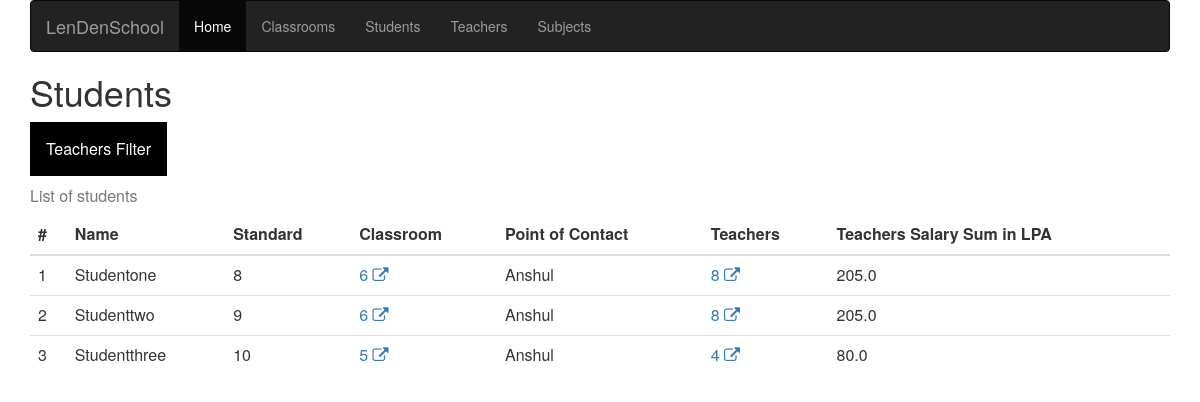
Page /school/students/ on the committed database.
### school/models.py (models this page shows, shortened)
class User(AbstractUser):
    date_of_joining = models.DateField(null=True, blank=True)
    phone_regex = RegexValidator(regex=r'^[6-9]\d{9}$',
        message="Invalid mobile number")
    phone_number = models.CharField(max_length=10,
        validators=[phone_regex], blank=True, null=True)
    @property
    def full_name(self):
        if self.last_name:
            return self.first_name + ' ' + self.last_name
        return self.first_name

class Student(User):
    roll_number = models.IntegerField(unique=True)
    standard = models.IntegerField(
            validators=[MaxValueValidator(12), MinValueValidator(1)],
            help_text='Between [1, 12]'
        )
    ranking = models.IntegerField()
    point_of_contact = models.ManyToManyField(User,
        related_name='related_students')
    subjects = models.ManyToManyField(Subject,
        related_name='opted_by')
    class Meta:
        verbose_name = 'Student'
        verbose_name_plural = 'Students'
    @property
    def total_relatives(self):
        names = ', '.join(self.point_of_contact.values_list(
            'username', flat=True)
        ) if self.point_of_contact.count() > 0 else 'No Relatives'
        return names.title()
    @property
    def total_teachers(self):
        return Teacher.objects.filter(
                subjects__id__in=self.subjects.values_list('id')
            ).distinct().count()
    @property
    def total_classrooms(self):
        return Classroom.objects.filter(
            subjects__id__in=self.subjects.values_list('id')).distinct().count()
    @property
    def teachers_salary_sum(self):
        salary_sum = Teacher.objects.filter(
            subjects__id__in=self.subjects.values_list('id')
            ).aggregate(models.Sum('salary')).get('salary__sum')
        if salary_sum:
            return salary_sum
        return 0

class User(AbstractUser):
    date_of_joining = models.DateField(null=True, blank=True)
    phone_regex = RegexValidator(regex=r'^[6-9]\d{9}$',
        message="Invalid mobile number")
    phone_number = models.CharField(max_length=10,
        validators=[phone_regex], blank=True, null=True)
    @property
    def full_name(self):
        if self.last_name:
            return self.first_name + ' ' + self.last_name
        return self.first_name

### school/views.py (the view, shortened to what this page needs)
# urls.py: path('students/', StudentListView.as_view(), name='student-list'),
class StudentListView(ListView):
    model = Student
    paginate_by = 7
    template_name = 'student_list.html'
    def get_queryset(self, **kwargs):
        queryset = super().get_queryset()
        params = {}
        if params:
            return queryset.filter(**params).distinct()
        return queryset
    @CustomDecorators.paginate
    def get_context_data(self, **kwargs):
        context = self.__class__.context
        if self.request.GET.get('teacher'):
            context['selected_teacher'] = Teacher.objects.get(
                pk=self.request.GET['teacher']
            )
        context['teacher_list'] = Teacher.objects.all()
        return context

### lendenclub/utils.py (called while the page is built)
    @staticmethod
    def paginate(get_context_data):
        @wraps(get_context_data)
        def wrapper(self, *args, **kwargs):
            self.__class__.context = super(self.__class__, self).get_context_data(**kwargs)
            self.__class__.context['now'] = datetime.now()
            object_list = self.__class__.model.objects.all()
            paginator = Paginator(object_list, self.__class__.paginate_by)
            page = self.request.GET.get('page')
            try:
                current_objects = paginator.page(page)
            except PageNotAnInteger:
                current_objects = paginator.page(1)
            except EmptyPage:
                current_objects = paginator.page(paginator.num_pages)
            self.__class__.context['object_list'] = current_objects
            return get_context_data(self)
        return wrapper

### school/templates/student_list.html (shortened to what this page needs)
<html>
<head>
  <link rel="stylesheet" href="https://maxcdn.bootstrapcdn.com/bootstrap/3.4.1/css/bootstrap.min.css">
  <link rel="stylesheet" href="https://cdnjs.cloudflare.com/ajax/libs/font-awesome/4.7.0/css/font-awesome.min.css">
</head>
<body class="container">
<nav class="navbar navbar-inverse">
  <div class="container-fluid">
    <div class="navbar-header">
      <a class="navbar-brand" href="{% url 'classroom-list' %}">LenDenSchool</a>
    </div>
    <ul class="nav navbar-nav">
      <li class="active"><a href="{% url 'classroom-list' %}">Home</a></li>
      <li><a href="{% url 'classroom-list' %}">Classrooms</a></li>
      <li><a href="{% url 'student-list' %}">Students</a></li>
      <li><a href="{% url 'teacher-list' %}">Teachers</a></li>
      <li><a href="{% url 'subject-list' %}">Subjects</a></li>
    </ul>
  </div>
</nav>
<h1>Students</h1>
<div class="dropdown">
  <button onclick="myFunction()" class="dropbtn">
    {% if selected_teacher %}
      {{ selected_teacher }}
    {% else %}
      Teachers Filter
    {% endif %}
  </button>
</div>
 <table class="table">
  <caption>List of students</caption>
  <thead>
    <tr>
      <th scope="col">#</th>
      <th scope="col">Name</th>
      <th scope="col">Standard</th>
      <th scope="col">Classroom</th>
      <th scope="col">Point of Contact</th>
      <th scope="col">Teachers</th>
      <th scope="col">Teachers Salary Sum in LPA</th>
    </tr>
  </thead>
  <tbody>
    {% for student in student_list %}
      <tr>
        <td scope="row">{{ forloop.counter }}</td>
        <td>{{ student.full_name|title }}</td>
        <td>{{ student.standard }}</td>
        <td><a href="{% url 'classroom-list' %}?student={{ student.pk|urlencode }}">{{ student.total_classrooms }}&nbsp;<i class="fa fa-external-link"></a></td>
        <td>{{ student.total_relatives }}</td>
        <td><a href="{% url 'teacher-list' %}?student={{ student.pk|urlencode }}">{{ student.total_teachers }}&nbsp;<i class="fa fa-external-link"></a></td>
        <td>{{ student.teachers_salary_sum }}</td>
      </tr>
    {% empty %}
      <p>No students yet.</p>
    {% endfor %}
  </tbody>
</table>
</body>
</html>

### school/templates/student_list.html (style rules this page uses)
.dropbtn { background-color: black; color: white; padding: 16px; font-size: 16px; border: none; cursor: pointer; }
.dropdown { position: relative; display: inline-block; }

### rows in the picture
Student: full_name "Studentone", standard "8", total_classrooms "6", total_relatives "Anshul", total_teachers "8", teachers_salary_sum "205.0"
Student: full_name "Studenttwo", standard "9", total_classrooms "6", total_relatives "Anshul", total_teachers "8", teachers_salary_sum "205.0"
Student: full_name "Studentthree", standard "10", total_classrooms "5", total_relatives "Anshul", total_teachers "4", teachers_salary_sum "80.0"
